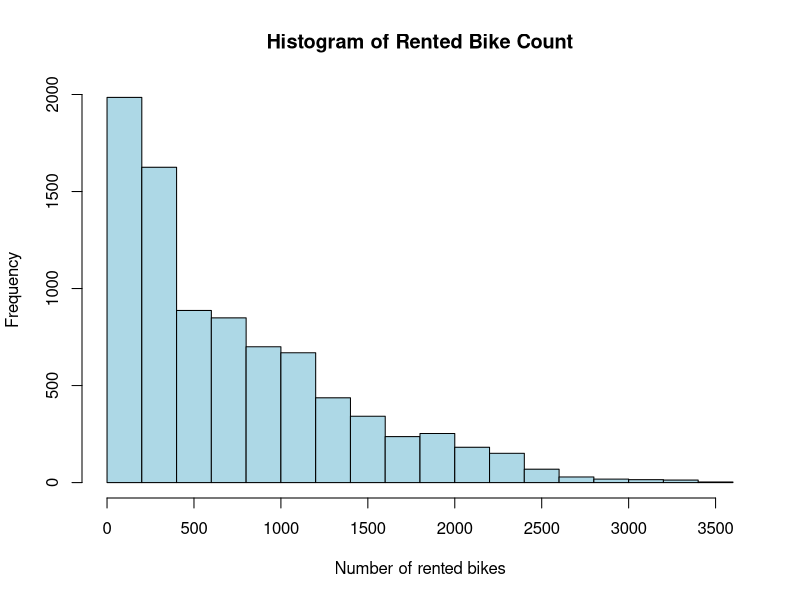

This chart was generated by the following R code:
getwd()

install.packages("tidyverse")
install.packages("psych")

library(readr)
library(lubridate)
library(psych)
library(dplyr)
library(ggplot2)


df <- read_csv("SeoulBikeData.csv",
               locale= locale(encoding = "Windows-1252"))
dim(df)
names(df)

head(df)
View(df)

str(df)
# Returns the number of null values
sum(is.na(df))
# Returns the number of duplicate rows
sum(duplicated(df))

# Returns the total number of values preset in the 'Functioning Day' column
length_of_functioning_day <- length(df$`Functioning Day`)
# Returns the percentages of each unique value from 'Functioning Day'
percentage <- (table(df$`Functioning Day`)/length_of_functioning_day)*100
# Rounds to 2 decimal places
percentage <- round(percentage,2)
percentage

df_groupby_functioning_day <- df %>%
  select(`Rented Bike Count`,`Functioning Day`) %>%
  filter(`Functioning Day`=='No')
df_groupby_functioning_day

# Keeps rows where`Functioning Day' column is equal to 'Yes'
df <- df %>%
  filter(`Functioning Day`=='Yes')

# Converts the datatype of 'Rented Bike Count' column into numeric type
df <-df %>%
  mutate(`Rented Bike Count` = as.numeric(`Rented Bike Count`))

# Returns a dataframe with Seasons grouped and 
# aggregated by the mean bike demand per season
df_groupby_season <- df %>%
  group_by(Seasons) %>%
  summarise(avgDemand=sum(`Rented Bike Count`)/length(Date))
df_groupby_season

# Displays a histogram based on 'Rented Bike Count' column
hist(df$`Rented Bike Count`,main=paste("Histogram of",
      "Rented Bike Count"),xlab='Number of rented bikes',col="lightblue") 
